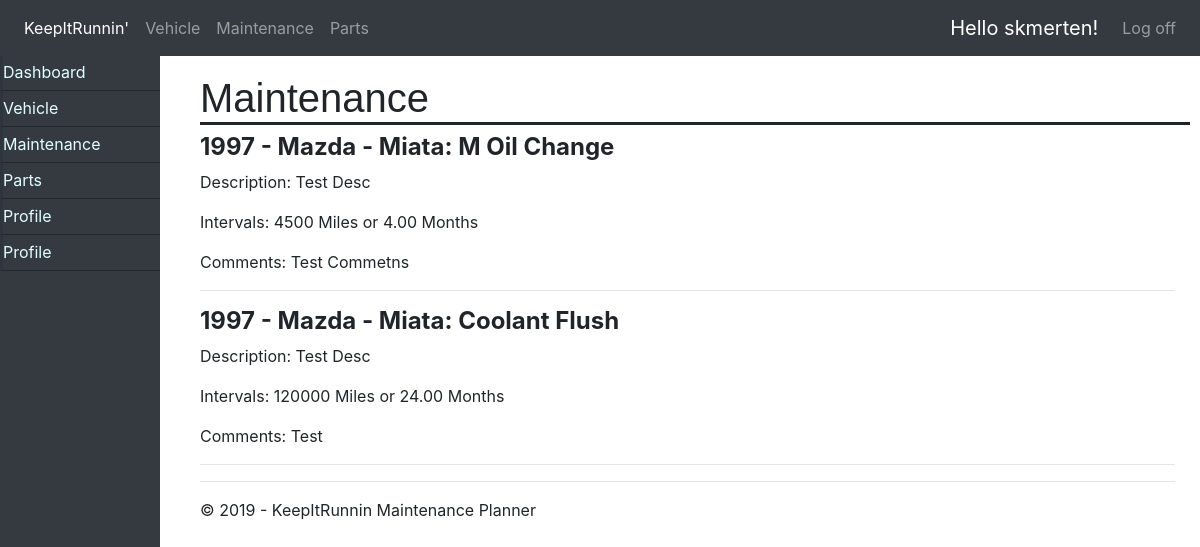
The page /maintenance/ (signed in) on the database as committed earlier.
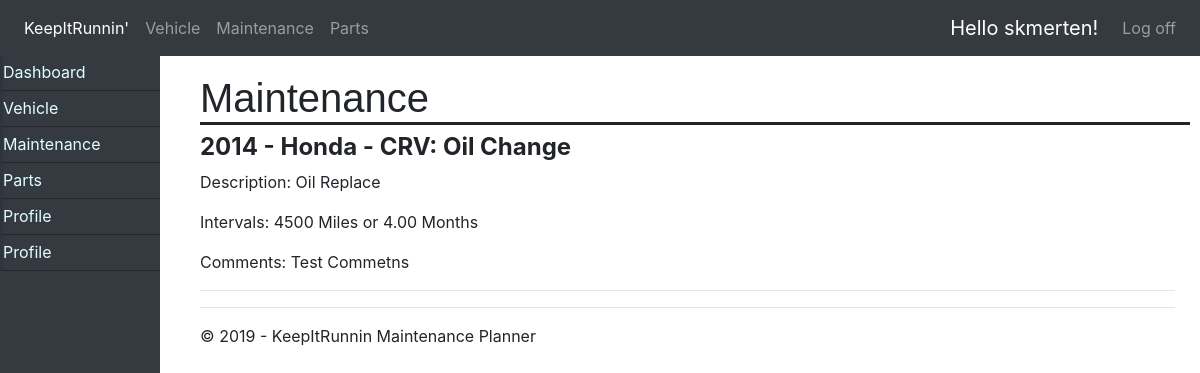
The same page on the database as committed later.
### maintenance/models.py (models this page shows, shortened)
class Maintenance(models.Model):
    vehicle = models.ForeignKey(Vehicle, on_delete=models.CASCADE)
    name = models.CharField(max_length=200,null=False)
    description = models.CharField(max_length=100,null=True)
    months = models.DecimalField(max_digits=5, decimal_places=2)
    miles = models.IntegerField(max_length=None)
    materials = models.CharField(max_length=250,null=True)
    comments = models.CharField(max_length=250,null=True)

### vehicles/models.py (models this page shows)
class Vehicle(models.Model):
    user = models.ForeignKey(User, on_delete=models.CASCADE)
    name = models.CharField(max_length = 255, blank=True, null=True)
    year = models.IntegerField(max_length=None)
    make = models.CharField(max_length=100)
    model = models.CharField(max_length=100)
    trim = models.CharField(max_length=100, blank=True, null=True)
    color = models.CharField(max_length=100, blank=True, null=True)
    image = models.ImageField(blank=True, null=True)
    tankSize = models.DecimalField(blank=True, null=True, max_digits=5, decimal_places=2)
    mileage = models.IntegerField(max_length=None)
    transmission = models.CharField(max_length=100, blank=True, null=True)
    driveWheels = models.CharField(max_length=100, blank=True, null=True)
    mpg = models.DecimalField(blank=True, null=True, max_digits=5, decimal_places=2)
    status = models.CharField(max_length=20)
    vehicle_creation = models.DateField(auto_now_add=True)
    mileage_date = models.DateField(auto_now_add=True)
    last_modified = models.DateField(auto_now_add=True)
    def __str__(self):
        return str(self.year) + ' - ' + self.make + ' - ' + self.model

### maintenance/views.py (the view)
# urls.py: path('maintenance/', maintenance.views.maintenanceHome, name='maintenanceHome'),
@login_required(login_url='/login')
def maintenanceHome(request):
    maintenance = Maintenance.objects.filter(vehicle__user = request.user)
    maint_hist = Maintenance_Record.objects.filter(maintenance__vehicle__user = request.user)
    assert isinstance(request, HttpRequest)
    return render(
        request,
        'app/maintenanceHome.html',
        {
            'title':'Maintenance',
            'year':datetime.now().year,
            'maintenance':maintenance,
            'maint_hist':maint_hist,
            'maintOptions':True
        }
    )

### app/templates/app/maintenanceHome.html (shortened to what this page needs)
{% extends "app/layout.html" %}
{% block content %}
<div class="w3-col l9">
{% if maintenance %}
    {% for maint in maintenance %}
        <div class="w3-container" >
            <div class="w3-card w3-margin w3-margin-top">
                <div class="w3-container w3-white">
                    <h4><b>{{maint.vehicle}}: {{maint.name}}</b></h4>
                    <p>Description: {{maint.description}}</p>
                    <p>Intervals: {{maint.miles}} Miles or {{maint.months}} Months</p>
                    <p>Comments: {{maint.comments}}</p>
                </div>
            </div>
        </div><hr/>
    {% endfor %}
{% endif %}
{% endblock %}

Rows that differ between the two databases and show on the page:
removed Maintenance: vehicle "1997 - Mazda - Miata", name "M Oil Change", description "Test Desc", miles "4500", months "4.00", comments "Test Commetns"
removed Maintenance: vehicle "1997 - Mazda - Miata", name "Coolant Flush", description "Test Desc", miles "120000", months "24.00", comments "Test"
added Maintenance: vehicle "2014 - Honda - CRV", name "Oil Change", description "Oil Replace", miles "4500", months "4.00", comments "Test Commetns"
